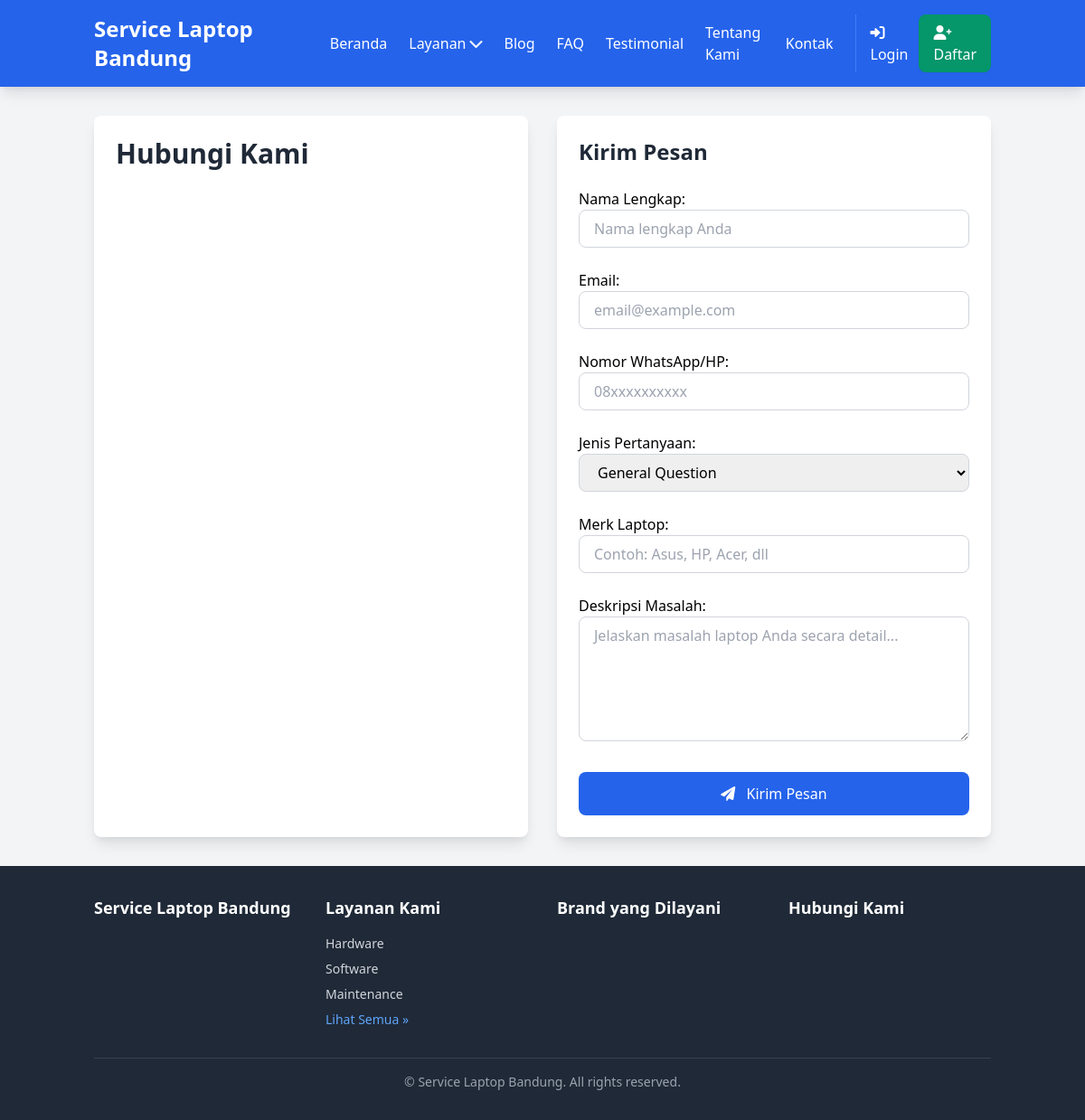
The page /kontak/ on the database as committed earlier.
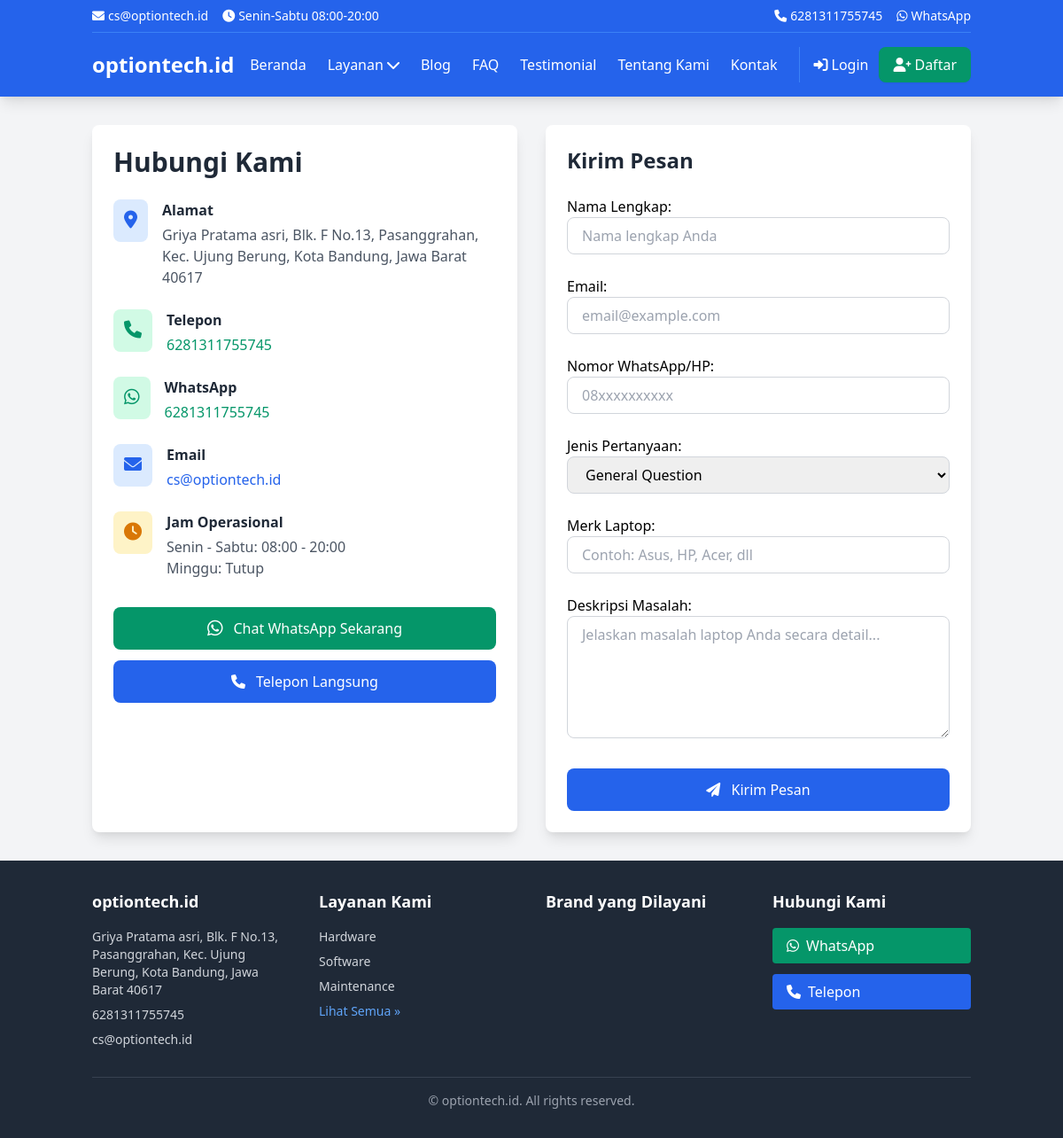
The same page on the database as committed later.
### core/models.py (models this page shows, shortened)
class TimeStampedModel(models.Model):
    created_at = models.DateTimeField(auto_now_add=True)  # Otomatis diisi saat create
    updated_at = models.DateTimeField(auto_now=True)  # Otomatis diisi saat update
    class Meta:
        abstract = True  # Model ini tidak akan jadi tabel, hanya template

class BusinessInfo(TimeStampedModel):
    business_name = models.CharField(max_length=255)  # Nama bisnis
    address = models.TextField()  # Alamat (text panjang)
    phone = models.CharField(max_length=20)  # Nomor telepon
    email = models.EmailField()  # Email (validasi otomatis)
    whatsapp = models.CharField(max_length=20)  # WhatsApp
    class Meta:
        verbose_name = "Business Information"  # Nama di admin
        verbose_name_plural = "Business Information"  # Nama plural di admin

### content/views.py (the view)
# urls.py: path('kontak/', views.contact_view, name='contact'),
def contact_view(request):
    if request.method == 'POST':
        form = ContactForm(request.POST)
        if form.is_valid():
            submission = form.save()
            messages.success(request, 'Pesan Anda berhasil dikirim! Kami akan segera menghubungi Anda.')
            return JsonResponse({
                'success': True,
                'message': 'Pesan berhasil dikirim!'
            })
        else:
            return JsonResponse({
                'success': False,
                'errors': form.errors
            })
    else:
        form = ContactForm()
    context = {
        'form': form,
        'page_title': 'Kontak Kami - Service Laptop Bandung',
        'meta_description': 'Hubungi service laptop terpercaya di Bandung. Konsultasi gratis, respons cepat, layanan pickup & delivery tersedia.'
    }
    return render(request, 'content/contact.html', context)

### core/context_processors.py (called while the page is built)
def business_info(request):
    try:
        business = BusinessInfo.objects.first()
        return {'business_info': business}
    except BusinessInfo.DoesNotExist:
        return {'business_info': None}

def navigation_data(request):
    return {
        'nav_service_categories': ServiceCategory.objects.all()[:5],
        'nav_brands': LaptopBrand.objects.filter(is_supported=True)[:8]
    }

### templates/content/contact.html (shortened to what the changed rows need)
{% extends 'base.html' %}
{% load static %}
{% block content %}
<div class="grid lg:grid-cols-2 gap-8">
    <div class="bg-white rounded-lg shadow-lg p-6">
        <h1 class="text-3xl font-bold text-gray-800 mb-6">Hubungi Kami</h1>
        {% if business_info %}
        <div class="space-y-6 mb-8">
            <div class="flex items-start">
                <div class="bg-blue-100 p-3 rounded-lg mr-4">
                    <i class="fas fa-map-marker-alt text-blue-600 text-xl"></i>
                </div>
                <div>
                    <h3 class="font-semibold text-gray-800 mb-1">Alamat</h3>
                    <p class="text-gray-600">{{ business_info.address }}</p>
                </div>
            </div>
            <div class="flex items-start">
                <div class="bg-green-100 p-3 rounded-lg mr-4">
                    <i class="fas fa-phone text-green-600 text-xl"></i>
                </div>
                <div>
                    <h3 class="font-semibold text-gray-800 mb-1">Telepon</h3>
                    <a href="tel:{{ business_info.phone }}"
                       class="text-green-600 hover:underline">{{ business_info.phone }}</a>
                </div>
            </div>
            <div class="flex items-start">
                <div class="bg-green-100 p-3 rounded-lg mr-4">
                    <i class="fab fa-whatsapp text-green-600 text-xl"></i>
                </div>
                <div>
                    <h3 class="font-semibold text-gray-800 mb-1">WhatsApp</h3>
                    <a href="https://wa.me/{{ business_info.whatsapp }}"
                       target="_blank"
                       class="text-green-600 hover:underline">{{ business_info.whatsapp }}</a>
                </div>
            </div>
            <div class="flex items-start">
                <div class="bg-blue-100 p-3 rounded-lg mr-4">
                    <i class="fas fa-envelope text-blue-600 text-xl"></i>
                </div>
                <div>
                    <h3 class="font-semibold text-gray-800 mb-1">Email</h3>
                    <a href="mailto:{{ business_info.email }}"
                       class="text-blue-600 hover:underline">{{ business_info.email }}</a>
                </div>
            </div>
            <div class="flex items-start">
                <div class="bg-yellow-100 p-3 rounded-lg mr-4">
                    <i class="fas fa-clock text-yellow-600 text-xl"></i>
                </div>
                <div>
                    <h3 class="font-semibold text-gray-800 mb-1">Jam Operasional</h3>
                    <p class="text-gray-600">Senin - Sabtu: 08:00 - 20:00</p>
                    <p class="text-gray-600">Minggu: Tutup</p>
                </div>
            </div>
        </div>
        {% endif %}
        <div class="space-y-3">
            {% if business_info %}
            <a href="https://wa.me/{{ business_info.whatsapp }}"
               target="_blank"
               class="flex items-center justify-center w-full px-6 py-3 bg-green-600 text-white rounded-lg hover:bg-green-700 transition-colors">
                <i class="fab fa-whatsapp mr-3 text-xl"></i>
                Chat WhatsApp Sekarang
            </a>
            <a href="tel:{{ business_info.phone }}"
               class="flex items-center justify-center w-full px-6 py-3 bg-blue-600 text-white rounded-lg hover:bg-blue-700 transition-colors">
                <i class="fas fa-phone mr-3"></i>
                Telepon Langsung
            </a>
            {% endif %}
        </div>
    </div>
    <div class="bg-white rounded-lg shadow-lg p-6">
        <h2 class="text-2xl font-bold text-gray-800 mb-6">Kirim Pesan</h2>
    </div>
</div>
{% endblock %}

### templates/base.html (shortened to what the changed rows need)
<!DOCTYPE html>
<html lang="id">
<head>
    {% block og_image %}{% load static %}{{ request.scheme }}://{{ request.get_host }}{% static 'img/logo-og.jpg' %}{% endblock %}">
    {% load schema_tags %}
    {% load static %}
    <link href="https://cdn.jsdelivr.net/npm/tailwindcss@2.2.19/dist/tailwind.min.css" rel="stylesheet">
    <link rel="stylesheet" href="https://cdnjs.cloudflare.com/ajax/libs/font-awesome/6.0.0/css/all.min.css">
</head>
<body class="bg-gray-100 min-h-screen flex flex-col">
<header class="bg-blue-600 text-white shadow-lg">
    <div class="container mx-auto px-4">
        {% if business_info %}
            <div class="hidden md:flex justify-between items-center py-2 text-sm border-b border-blue-500">
                <div class="flex space-x-4">
                    <span><i class="fas fa-envelope mr-1"></i>{{ business_info.email }}</span>
                    <span><i class="fas fa-clock mr-1"></i>Senin-Sabtu 08:00-20:00</span>
                </div>
                <div class="flex space-x-4">
                    <a href="tel:{{ business_info.phone }}" class="hover:text-blue-200">
                        <i class="fas fa-phone mr-1"></i>{{ business_info.phone }}
                    </a>
                    <a href="https://wa.me/{{ business_info.whatsapp }}" target="_blank" class="hover:text-blue-200">
                        <i class="fab fa-whatsapp mr-1"></i>WhatsApp
                    </a>
                </div>
            </div>
        {% endif %}
        <nav class="py-4">
            <div class="flex justify-between items-center">
                <div class="flex items-center">
                    <a href="{% url 'home' %}" class="text-2xl font-bold hover:text-blue-200 transition-colors">
                        {% if business_info %}
                            {{ business_info.business_name }}
                        {% else %}
                            Service Laptop Bandung
                        {% endif %}
                    </a>
                </div>
            </div>
        </nav>
    </div>
</header>
<main class="flex-grow container mx-auto px-4 py-8">
    {% block content %}
    {% endblock %}
</main>
<footer class="bg-gray-800 text-white mt-auto">
    <div class="container mx-auto px-4 py-8">
        <div class="grid md:grid-cols-4 gap-8">
            <div>
                <h3 class="text-lg font-semibold mb-4">
                    {% if business_info %}{{ business_info.business_name }}{% else %}Service Laptop Bandung{% endif %}
                </h3>
                {% if business_info %}
                    <p class="text-gray-300 text-sm mb-2">{{ business_info.address }}</p>
                    <p class="text-gray-300 text-sm mb-2">{{ business_info.phone }}</p>
                    <p class="text-gray-300 text-sm">{{ business_info.email }}</p>
                {% endif %}
            </div>
            <div>
                {% if business_info %}
                    <div class="space-y-3">
                        <a href="https://wa.me/{{ business_info.whatsapp }}"
                           target="_blank"
                           class="flex items-center bg-green-600 text-white px-4 py-2 rounded hover:bg-green-700 transition-colors">
                            <i class="fab fa-whatsapp mr-2"></i>
                            WhatsApp
                        </a>
                        <a href="tel:{{ business_info.phone }}"
                           class="flex items-center bg-blue-600 text-white px-4 py-2 rounded hover:bg-blue-700 transition-colors">
                            <i class="fas fa-phone mr-2"></i>
                            Telepon
                        </a>
                    </div>
                {% endif %}
            </div>
        </div>
        <div class="border-t border-gray-700 mt-8 pt-4 text-center text-gray-400 text-sm">
            <p>&copy; {{ "now"|date:"Y" }}
                {% if business_info %}{{ business_info.business_name }}{% else %}Service Laptop Bandung{% endif %}. All
                rights reserved.</p>
        </div>
    </div>
</footer>
</body>
</html>

Rows that differ between the two databases and show on the page:
added BusinessInfo: email "cs@optiontech.id", phone "6281311755745", business_name "optiontech.id", address "Griya Pratama asri, Blk. F No.13, Pasanggrahan, Kec. Ujung Berung, Kota Bandung, Jawa Barat 40617", whatsapp "6281311755745"
Other text that changed with them:
text no longer shown: "Service Laptop Bandung Service Laptop Bandung Service Laptop Bandung"
text now shown: "Senin-Sabtu 08:00-20:00 WhatsApp Alamat Telepon WhatsApp Email Jam Operasional Senin - Sabtu: 08:00 - 20:00 Minggu: Tutup Chat WhatsApp Sekarang Telepon Langsung WhatsApp Telepon"
